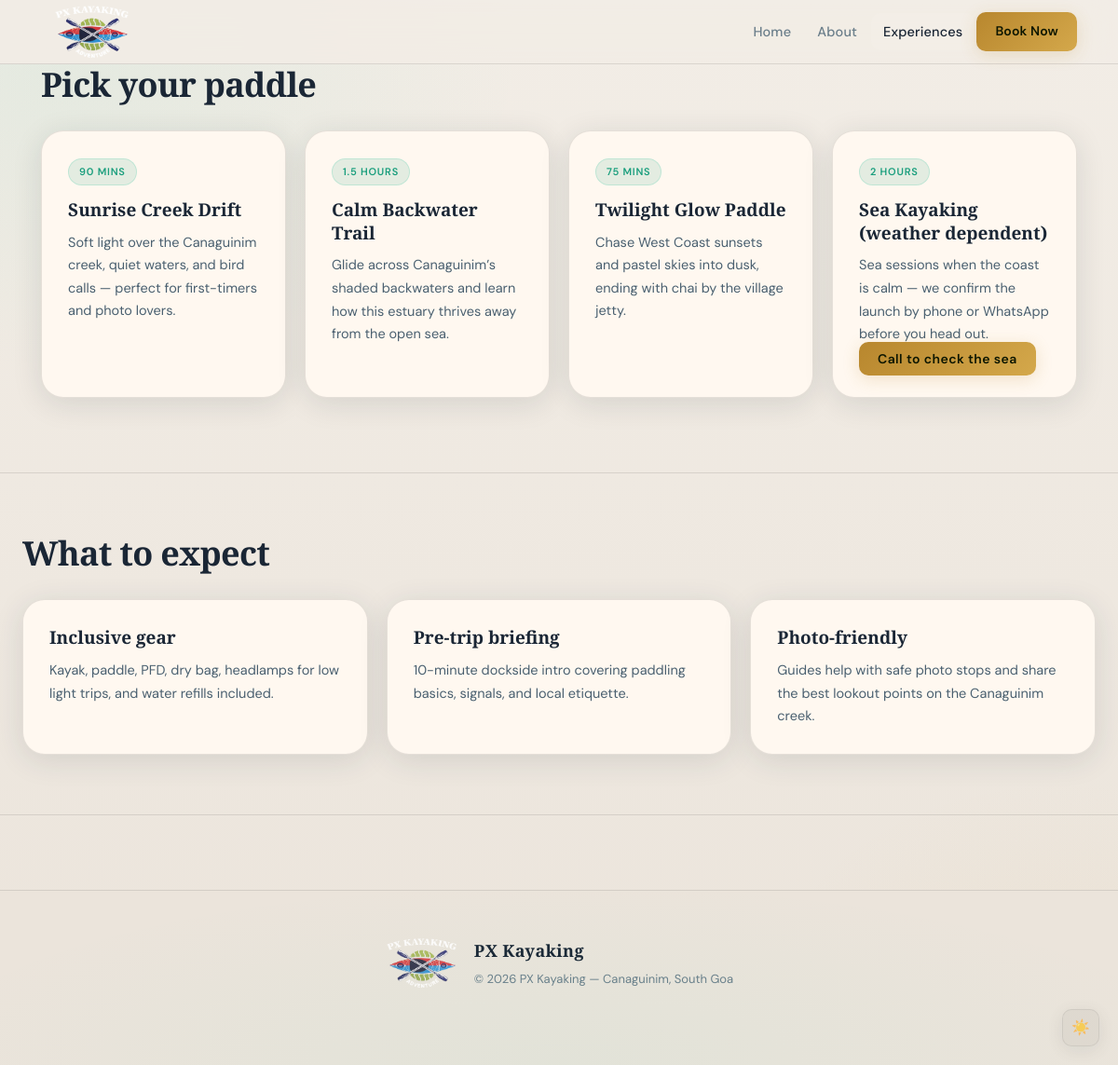
The page /experience.php on the database its author committed.
### tables this page shows
CREATE TABLE IF NOT EXISTS experiences (
    id INT AUTO_INCREMENT PRIMARY KEY,
    title VARCHAR(255) NOT NULL,
    tag VARCHAR(100) DEFAULT NULL,
    description TEXT DEFAULT NULL
);

### inc/site.php (called while the page is built)
<?php
$site = [
    'siteName' => 'PX Kayaking',
    'nav' => [
        ['key' => 'home', 'label' => 'Home', 'href' => 'index.php'],
        ['key' => 'about', 'label' => 'About', 'href' => 'about.php'],
        ['key' => 'experience', 'label' => 'Experiences', 'href' => 'experience.php'],
        ['key' => 'contact', 'label' => 'Book Now', 'href' => 'contact.php', 'class' => 'cta'],
    ],
    'experiences' => [
        [
            'id' => 1,
            'title' => 'Sunrise Creek Drift',
            'tag' => '90 mins',
            'description' => 'Soft light over the Canaguinim creek, quiet waters, and bird calls — perfect for first-timers and photo lovers.',
        ],
        [
            'id' => 2,
            'title' => 'Calm Backwater Trail',
            'tag' => '1.5 hours',
            'description' => 'Glide across Canaguinim’s shaded backwaters and learn how this estuary thrives away from the open sea.',
        ],
        [
            'id' => 3,
            'title' => 'Twilight Glow Paddle',
            'tag' => '75 mins',
            'description' => 'Chase West Coast sunsets and pastel skies into dusk, ending with chai by the village jetty.',
        ],
        [
            'id' => 4,
            'title' => 'Sea Kayaking (weather dependent)',
            'tag' => '2 hours',
            'description' => 'Sea sessions when the coast is calm — we confirm the launch by phone or WhatsApp before you head out.',
        ],
    ],
    'contact' => [
        'office' => [
            'phone' => '9822277190',
            'altPhone' => '9822156672',
            'location' => 'Canaguinim beach (little beach), Canaguinim, South Goa 403703',
            'hours' => '9:00 AM to 6:00 PM – Daily',
        ],
    ],
];
try {
    require_once __DIR__ . '/../db.php';
    if (!empty($conn)) {
        $dbExperiences = [];
        $result = mysqli_query($conn, "SELECT id, title, tag, description FROM experiences ORDER BY id ASC");
        if ($result) {
            while ($row = mysqli_fetch_assoc($result)) {
                $dbExperiences[] = [
                    'id' => (int) $row['id'],
                    'title' => $row['title'],
                    'tag' => $row['tag'],
                    'description' => $row['description'],
                ];
            }
        }
        if (!empty($dbExperiences)) {
            $site['experiences'] = $dbExperiences;
        }
    }
} catch (Throwable $e) {
}
return $site;

### experience.php (the view)
<?php
$page = 'experience';
$site = require __DIR__ . '/inc/site.php';
$experiences = $site['experiences'];
require __DIR__ . '/inc/header.php';
?>
    <section class="section">
        <h2>Pick your paddle</h2>
        <div class="cards">
            <?php foreach ($experiences as $experience): ?>
                <div class="card reveal">
                    <div class="tag"><?= htmlspecialchars($experience['tag']) ?></div>
                    <h3><?= htmlspecialchars($experience['title']) ?></h3>
                    <p><?= htmlspecialchars($experience['description']) ?></p>
                    <?php if (stripos($experience['title'] ?? '', 'sea') !== false): ?>
                        <a class="cta" href="contact.php#seacall">Call to check the sea</a>
                    <?php endif; ?>
                </div>
            <?php endforeach; ?>
        </div>
    </section>
    <section class="section">
        <h2>What to expect</h2>
        <div class="cards">
            <div class="card reveal">
                <h3>Inclusive gear</h3>
                <p>Kayak, paddle, PFD, dry bag, headlamps for low light trips, and water refills included.</p>
            </div>
            <div class="card reveal">
                <h3>Pre-trip briefing</h3>
                <p>10-minute dockside intro covering paddling basics, signals, and local etiquette.</p>
            </div>
            <div class="card reveal">
                <h3>Photo-friendly</h3>
                <p>Guides help with safe photo stops and share the best lookout points on the Canaguinim creek.</p>
            </div>
        </div>
    </section>
<?php require __DIR__ . '/inc/footer.php';
?>

### inc/header.php (shortened to what this page needs)
<?php
$site = require __DIR__ . '/site.php';
$page = $page ?? 'home';
?>
<!DOCTYPE html>
<html lang="en">
<head>
    <link rel="stylesheet" href="style.css">
</head>
<body class="page-bg">
    <nav class="nav">
        <div class="nav-inner">
            <a class="brand" href="index.php">
                <img class="brand-logo" src="hero2/logo/logo.png" alt="<?= htmlspecialchars($site['siteName']) ?> logo" width="120" height="30" aria-hidden="true">
            </a>
            <div class="nav-links">
                <?php foreach ($site['nav'] as $navItem):
                    $active = ($navItem['key'] ?? '') === $page ? 'active' : '';
                    $classes = trim(($navItem['class'] ?? '') . ' ' . $active);
                ?>
                    <a class="<?= htmlspecialchars($classes) ?>" href="<?= htmlspecialchars($navItem['href']) ?>"><?= htmlspecialchars($navItem['label']) ?></a>
                <?php endforeach; ?>
            </div>
        </div>
    </nav>

### inc/footer.php (shortened to what this page needs)
<?php
$site = $site ?? (require __DIR__ . '/site.php');
?>
    <footer class="footer">
        <div class="footer-brand">
            <img class="footer-logo" src="hero2/logo/logo.png" alt="<?= htmlspecialchars($site['siteName']) ?> logo" width="120" height="30" aria-hidden="true">
            <div>
                <div class="footer-site-name"><?= htmlspecialchars($site['siteName']) ?></div>
                <div class="footer-copy">
                    &copy; <span id="secret-trigger" title=""><?= date('Y') ?></span>
                    <?= htmlspecialchars($site['siteName']) ?> — Canaguinim, South Goa
                </div>
            </div>
        </div>
        <button id="themeToggle" class="theme-toggle fixed-theme" type="button" aria-label="Toggle dark mode">
            <span class="theme-icon" aria-hidden="true">🌙</span>
        </button>
    </footer>
</body>
</html>

### rows shown on the page
experiences: tag "90 MINS", title "Sunrise Creek Drift", description "Soft light over the Canaguinim creek, quiet waters, and bird calls — perfect for first-timers and photo lovers."
experiences: tag "1.5 HOURS", title "Calm Backwater Trail", description "Glide across Canaguinim’s shaded backwaters and learn how this estuary thrives away from the open sea."
experiences: tag "75 MINS", title "Twilight Glow Paddle", description "Chase West Coast sunsets and pastel skies into dusk, ending with chai by the village jetty."
experiences: tag "2 HOURS", title "Sea Kayaking (weather dependent)", description "Sea sessions when the coast is calm — we confirm the launch by phone or WhatsApp before you head out.", shows "Call to check the sea"

### other values the page prints
$navItem['label'] "Home"
$navItem['label'] "About"
$navItem['label'] "Experiences"
$navItem['label'] "Book Now"
$site['siteName'] "PX Kayaking"
